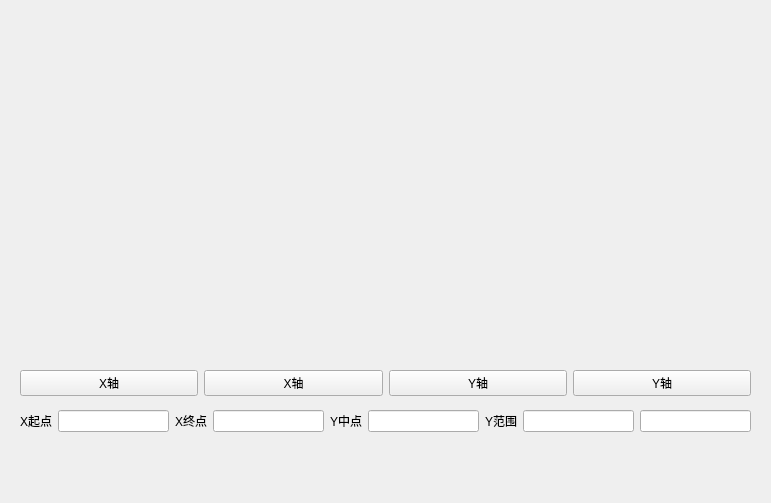
<?xml version="1.0" encoding="UTF-8"?>
<ui version="4.0">
 <class>Form</class>
 <widget class="QWidget" name="Form">
  <property name="geometry">
   <rect>
    <x>0</x>
    <y>0</y>
    <width>771</width>
    <height>503</height>
   </rect>
  </property>
  <property name="windowTitle">
   <string>Form</string>
  </property>
  <widget class="QWidget" name="verticalLayoutWidget">
   <property name="geometry">
    <rect>
     <x>20</x>
     <y>10</y>
     <width>731</width>
     <height>341</height>
    </rect>
   </property>
   <layout class="QVBoxLayout" name="verticalLayout">
    <item>
     <widget class="QWidget" name="plotWidget" native="true">
      <property name="autoFillBackground">
       <bool>true</bool>
      </property>
     </widget>
    </item>
   </layout>
  </widget>
  <widget class="QWidget" name="">
   <property name="geometry">
    <rect>
     <x>20</x>
     <y>410</y>
     <width>731</width>
     <height>22</height>
    </rect>
   </property>
   <layout class="QHBoxLayout" name="horizontalLayout_2">
    <item>
     <widget class="QLabel" name="x_start">
      <property name="text">
       <string>X起点</string>
      </property>
     </widget>
    </item>
    <item>
     <widget class="QLineEdit" name="x_start_edit"/>
    </item>
    <item>
     <widget class="QLabel" name="x_end">
      <property name="text">
       <string>X终点</string>
      </property>
     </widget>
    </item>
    <item>
     <widget class="QLineEdit" name="x_end_edit"/>
    </item>
    <item>
     <widget class="QLabel" name="y_range">
      <property name="text">
       <string>Y中点</string>
      </property>
     </widget>
    </item>
    <item>
     <widget class="QLineEdit" name="y_middle_edit"/>
    </item>
    <item>
     <widget class="QLabel" name="y_middle">
      <property name="text">
       <string>Y范围</string>
      </property>
     </widget>
    </item>
    <item>
     <widget class="QLineEdit" name="y_range_edit_left"/>
    </item>
    <item>
     <widget class="QLineEdit" name="y_range_edit_right"/>
    </item>
   </layout>
  </widget>
  <widget class="QWidget" name="">
   <property name="geometry">
    <rect>
     <x>20</x>
     <y>370</y>
     <width>731</width>
     <height>26</height>
    </rect>
   </property>
   <layout class="QHBoxLayout" name="horizontalLayout">
    <item>
     <widget class="QPushButton" name="zoomInXButton">
      <property name="text">
       <string>X轴</string>
      </property>
     </widget>
    </item>
    <item>
     <widget class="QPushButton" name="zoomOutXButton">
      <property name="text">
       <string>X轴</string>
      </property>
     </widget>
    </item>
    <item>
     <widget class="QPushButton" name="zoomInYButton">
      <property name="text">
       <string>Y轴</string>
      </property>
     </widget>
    </item>
    <item>
     <widget class="QPushButton" name="zoomOutYButton">
      <property name="text">
       <string>Y轴</string>
      </property>
     </widget>
    </item>
   </layout>
  </widget>
 </widget>
 <resources/>
 <connections/>
</ui>
